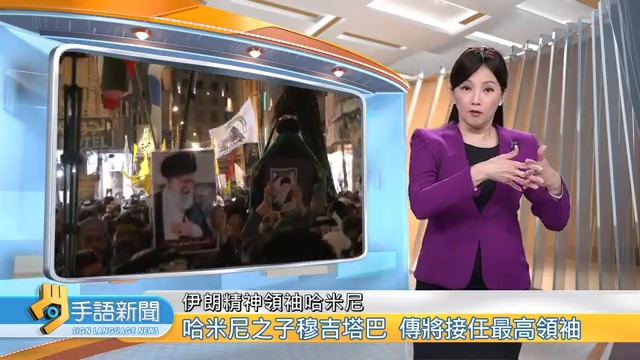
#> input picture examples/000003_90.jpg, 640 x 360 px; its folder holds only this picture in this run
$ python -i classifier.py   (imports and definitions only)
#> lines starting #> are read from the running program, lines starting #| are printed output that depends on the picture
"""
Template-based news layout classifier — pixel-wise match ratio (simplest version).

For each pixel in active columns:
    if |test[p] - template[p]| < pixel_tol → count as "matching"

Score = fraction of matching pixels (higher = better match).
Classification: higher score wins, but if both scores < min_match → other.
"""

from __future__ import annotations

import logging
from pathlib import Path
from typing import Literal

import numpy as np
from PIL import Image

logger = logging.getLogger(__name__)

DEFAULT_SIZE = 128
PIXEL_TOL = 0.05
MIN_MATCH = 0.30
DEFAULT_ACTIVE_COLS = [
    0, 1, 2, 3, 4, 5, 6, 7, 8, 10,
    73, 74, 75, 76, 77, 78, 79, 80, 81, 82, 83,
    97, 100,
    120, 121, 122, 123, 124, 125, 126, 127,
]
DEFAULT_TEMPLATE = Path(__file__).parent / "templates" / "news_layout_templates.npz"


def _match_score(img: np.ndarray, tpl: np.ndarray, col_mask: np.ndarray | None = None,
                 pixel_tol: float = PIXEL_TOL) -> float:
    """
    Fraction of pixels where |img - tpl| < pixel_tol, evaluated over col_mask.
    Returns value in [0, 1].
    """
    diff = np.abs(img - tpl)
    if col_mask is not None:
        diff = diff[:, col_mask]
    return (diff < pixel_tol).mean()


class NewsLayoutClassifier:
    def __init__(
        self,
        size: int = DEFAULT_SIZE,
        pixel_tol: float = PIXEL_TOL,
        min_match: float = MIN_MATCH,
        active_cols: list[int] | None = DEFAULT_ACTIVE_COLS,
        template: Path | str | None = None,
    ):
        self.size = size
        self.pixel_tol = pixel_tol
        self.min_match = min_match
        self._active_cols = active_cols
        self._col_mask: np.ndarray | None = None
        self._tpl_left:  np.ndarray | None = None
        self._tpl_right: np.ndarray | None = None
        self._trained = False

        if active_cols is not None:
            self._col_mask = np.zeros(size, dtype=bool)
            self._col_mask[active_cols] = True

        # Auto-load pre-trained templates if available
        template_path = Path(template) if template else DEFAULT_TEMPLATE
        if template_path.exists():
            self.load_templates(template_path)
#> (reads templates/news_layout_templates.npz from the repository)
        else:
            logger.debug("Classifier ready (size=%d, px_tol=%s, min_match=%s, cols=%s)",
                         size, pixel_tol, min_match, active_cols)

    # ------------------------------------------------------------------
    # Training
    # ------------------------------------------------------------------
    # [40 lines left out: functions train, train_from_lists, not called in this run]

    # ------------------------------------------------------------------
    # Classification
    # ------------------------------------------------------------------
    def classify(self, path: Path | str) -> Literal["left", "right", "other"]:
        if not self._trained:
            raise RuntimeError("Classifier not trained. Call train() first.")

        path = Path(path)
        img = (np.array(Image.open(path).convert("RGB").resize(
            (self.size, self.size), Image.LANCZOS), dtype=np.float64) / 255.0)

        sc_L = _match_score(img, self._tpl_left,  self._col_mask, self.pixel_tol)
        sc_R = _match_score(img, self._tpl_right, self._col_mask, self.pixel_tol)

        logger.debug(f"{path.name}: match_L={sc_L:.3f} match_R={sc_R:.3f}")

        if sc_L < self.min_match and sc_R < self.min_match:
            return "other"
        return "left" if sc_L > sc_R else "right"

    # [4 lines left out: function classify_batch, not called in this run]

    def classify_with_scores(
        self, path: Path | str
    ) -> tuple[Literal["left", "right", "other"], dict[str, float]]:
#> called with path = '../examples/000003_90.jpg'
        if not self._trained:
            raise RuntimeError("Classifier not trained.")
        path = Path(path)
        img = (np.array(Image.open(path).convert("RGB").resize(
            (self.size, self.size), Image.LANCZOS), dtype=np.float64) / 255.0)
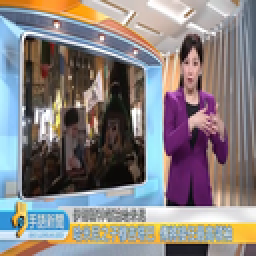
#> img: shape (128, 128, 3) float64 (shown 2 times larger); mean R, G, B 0.531, 0.504, 0.506
        sc_L = _match_score(img, self._tpl_left,  self._col_mask, self.pixel_tol)
#> in _match_score, `diff = np.abs(img - tpl)`:
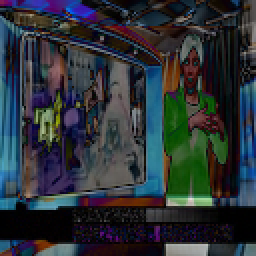
#> diff: shape (128, 128, 3) float64 (shown 2 times larger); mean R, G, B 0.174, 0.2, 0.22
#> in _match_score, `diff = diff[:, col_mask]`:
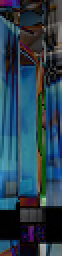
#> diff: shape (128, 31, 3) float64 (shown 2 times larger); mean R, G, B 0.164, 0.256, 0.314
#> sc_L = 0.177
        sc_R = _match_score(img, self._tpl_right, self._col_mask, self.pixel_tol)
#> call 2 of _match_score, with col_mask = array of shape (128,), pixel_tol = 0.05
#> in _match_score (call 2), `diff = np.abs(img - tpl)`:
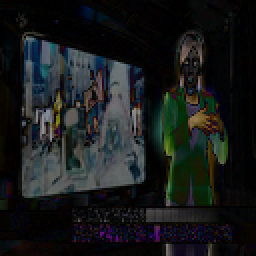
#> diff: shape (128, 128, 3) float64 (shown 2 times larger); mean R, G, B 0.0974, 0.108, 0.107
#> in _match_score (call 2), `diff = diff[:, col_mask]`:
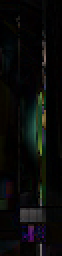
#> diff: shape (128, 31, 3) float64 (shown 2 times larger); mean R, G, B 0.0403, 0.0432, 0.039
#> sc_R = 0.81
        scores = {"left": sc_L, "right": sc_R}
#> scores = {'left': 0.177, 'right': 0.81}
        label = self.classify(path)
#> in classify, `sc_L = _match_score(img, self._tpl_left,  self._col_mask, self.pixel_t..`: sc_L = 0.177
#> in classify, `sc_R = _match_score(img, self._tpl_right, self._col_mask, self.pixel_t..`: sc_R = 0.81
#> label = 'right'
        return label, scores

    # ------------------------------------------------------------------
    # Save / load
    # ------------------------------------------------------------------
    def save_templates(self, path: Path) -> None:
        np.savez(path, tpl_left=self._tpl_left, tpl_right=self._tpl_right)
        logger.info(f"Templates saved to {path}")

    def load_templates(self, path: Path) -> None:
        data = np.load(path)
        self._tpl_left  = data["tpl_left"]
        self._tpl_right = data["tpl_right"]
        self._trained = True
        logger.info(f"Templates loaded from {path}")

>>> result = NewsLayoutClassifier().classify_with_scores('../examples/000003_90.jpg')
